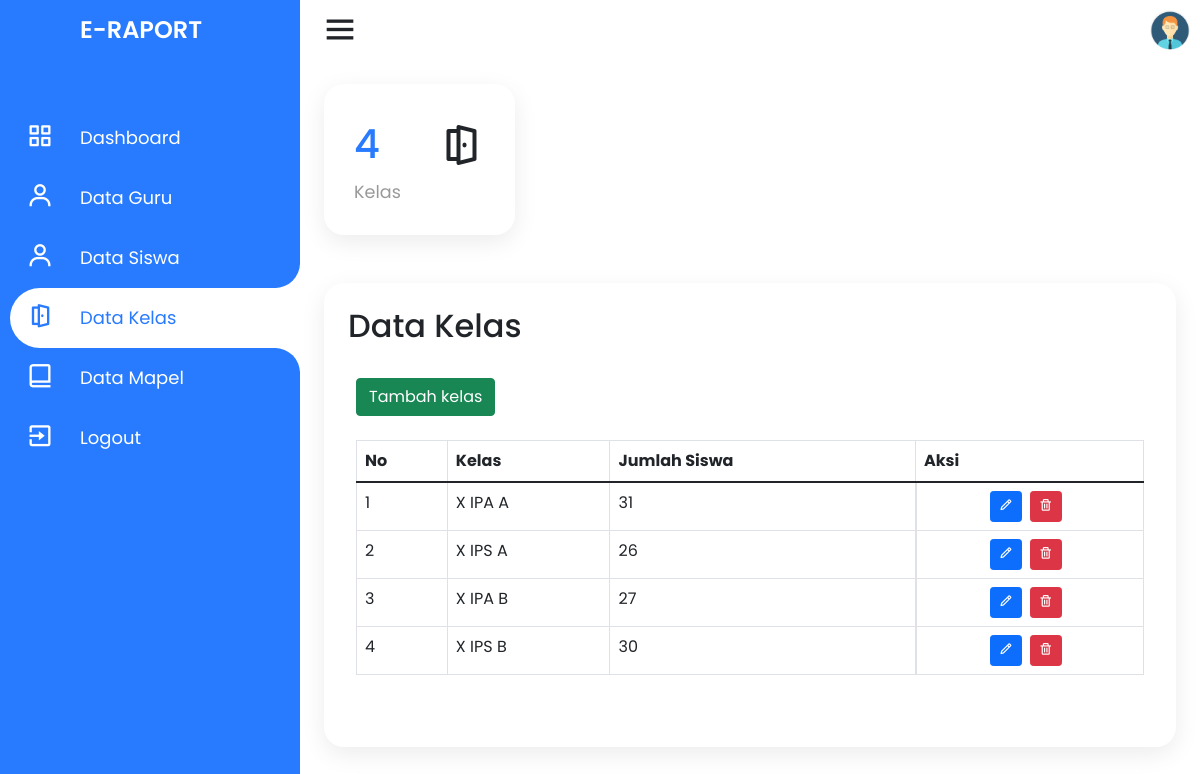
The app's page /admin/data-kelas.php (signed in) with its own data.
### tables this page shows
CREATE TABLE `kelas` (
  `id_kelas` int(11) NOT NULL AUTO_INCREMENT,
  `nama_kelas` varchar(30) NOT NULL,
  `nip` varchar(11) DEFAULT NULL,
  PRIMARY KEY (`id_kelas`),
  KEY `kelas_ibfk_1` (`nip`),
  CONSTRAINT `kelas_ibfk_1` FOREIGN KEY (`nip`) REFERENCES `guru` (`nip`) ON DELETE SET NULL ON UPDATE CASCADE
);

### admin/data-kelas.php (the view, shortened to what this page needs)
<?php
require_once dirname(__FILE__) . '/../connection.php';
$login_as = $_SESSION['login_as'];
if (!isset($_GET['p'])) {
    $page_no = 1;
} else {
    $page_no = $_GET['p'];
}
$records_per_page = 30;
$offset = ($page_no - 1) * $records_per_page;
?>
<!DOCTYPE html>
<html lang="en" dir="ltr">
<head>
    <link rel="stylesheet" href="style.css">
    <link href='https://unpkg.com/boxicons@2.0.7/css/boxicons.min.css' rel='stylesheet'>
    <link href="https://cdn.jsdelivr.net/npm/bootstrap@5.1.3/dist/css/bootstrap.min.css" rel="stylesheet">
    <link rel="stylesheet" href="../assets/css/style.css">
</head>
<body>
    <div class="container">
        <div class="navigation">
            <ul>
                <li>
                    <a href="#">
                        <span class="icon"></span>
                        <h1 class="title">E-Raport</h1>
                    </a>
                </li>
                <li>
                    <a href="../index">
                        <span class="icon"><i class='bx bx-grid-alt'></i></span>
                        <span class="title">Dashboard</span>
                    </a>
                </li>
                <li>
                    <a href="data-guru">
                        <span class="icon"><i class='bx bx-user'></i></span>
                        <span class="title">Data Guru</span>
                    </a>
                </li>
                <li>
                    <a href="data-siswa">
                        <span class="icon"><i class='bx bx-user'></i></span>
                        <span class="title">Data Siswa</span>
                    </a>
                </li>
                <li class="hovered">
                    <a href="data-kelas">
                        <span class="icon"><i class='bx bx-door-open'></i></span>
                        <span class="title">Data Kelas</span>
                    </a>
                </li>
                <li>
                    <a href="data-mapel">
                        <span class="icon"><i class='bx bx-book-alt'></i></span>
                        <span class="title">Data Mapel</span>
                    </a>
                </li>
                <li>
                    <a href="../logout">
                        <span class="icon"><i class='bx bx-exit'></i></span>
                        <span class="title">Logout</span>
                    </a>
                </li>
            </ul>
        </div>
    </div>
    <div class="main">
        <div class="topbar">
            <div class="toggle">
                <i class='bx bx-menu'></i>
            </div>
            <div class="user">
                <?php
                if ($login_as == "siswa") {
                    $pp = "../assets/img/pp/std.png";
                } elseif ($login_as == "guru") {
                    $pp = "../assets/img/pp/guru.png";
                } elseif ($login_as == "admin") {
                    $pp = "../assets/img/pp/admin.png";
                }
                ?>
                <img src="<?php echo $pp; ?>" alt="user">
            </div>
        </div>
        <div class="cardBox">
            <div class="card">
                <div>
                    <?php
                    $result_kelas = $conn->query("SELECT * FROM kelas LIMIT $records_per_page OFFSET $offset");
                    if ($result_kelas && $result_kelas->num_rows > 0) {
                        $result_jml = $conn->query("SELECT COUNT(*) AS total_kelas FROM kelas");
                        $jml = $result_jml->fetch_assoc();
                        echo "<div class='numbers'>${jml['total_kelas']}</div>";
                    }
                    ?>
                    <div class="cardName">Kelas</div>
                </div>
                <div class="iconBx">
                    <i class='bx bx-door-open'></i>
                </div>
            </div>
        </div>
        <div class="konten">
            <h2 class="konten_title">
                Data Kelas
            </h2>
            <div class="konten_isi">
                <div class="konten_pengaturan">
                    <a href="tambah-data-kelas"><button type="button" class="btn btn-success">Tambah
                            kelas</button></a>
                </div>
                <div class="konten_table table-responsive">
                    <table class="table table-bordered">
                        <thead>
                            <tr>
                                <th>No</th>
                                <th>Kelas</th>
                                <th>Jumlah Siswa</th>
                                <th>Aksi</th>
                            </tr>
                        </thead>
                        <tbody>
                            <?php
                            $result_kelas = $conn->query("SELECT * FROM kelas LIMIT $records_per_page OFFSET $offset");
                            if ($result_kelas && $result_kelas->num_rows > 0) {
                                $no = 1;
                                while ($row = $result_kelas->fetch_assoc()) {
                                    $id_kls = $row['id_kelas'];
                                    $result_jml = $conn->query("SELECT COUNT(*) AS total_siswa FROM siswa WHERE id_kelas = $id_kls");
                                    $jml = $result_jml->fetch_assoc();
                                    echo "
                                <tr>
                                    <td>$no</td>
                                    <td>${row['nama_kelas']}</td>
                                    <td>${jml['total_siswa']}</td>
                                    <td class='aksi'>
                                        <a href='ubah-data-kelas?id-kelas=${row['id_kelas']}'><button type='button' data-bs-toggle='tooltip' class='btn btn-primary btn-sm' title='Ubah'><i class='bx bx-pencil'></i></button></a>
                                        <a href='hapus-data-kelas?id-kelas=${row['id_kelas']}'><button type='button' data-bs-toggle='tooltip' class='btn btn-danger btn-sm' title='Hapus'><i class='bx bx-trash'></i></button></a>
                                    </td>
                                </tr>
                                ";
                                    $no++;
                                }
                            }
                            ?>
                        </tbody>
                    </table>
                </div>
            </div>
        </div>
    </div>
</body>
</html>

### assets/css/style.css (style rules this page uses)
* { margin: 0; padding: 0; box-sizing: border-box; font-family: 'Poppins', sans-serif; }
dl, ol, ul { padding: 0; margin: 0; }
:root { --blue: #287bff; --white: #fff; --grey: #f5f5f5; --black1: #222; --black2: #999; --pad-sm: 8px; --pad-md: 16px; --pad-lg: 24px; --pad-xl: 32px; --pad-xxl: 64px; }
body { min-height: 100vh; overflow-x: hidden; }
.container { position: relative; width: 100%; max-width: none; }
.navigation { left: 0; position: fixed; width: 300px; height: 100%; background: var(--blue); border-left: 10px solid var(--blue); transition: .5s; overflow: hidden; padding: 0; margin: 0; }
.navigation ul { position: absolute; top: 0; left: 0; width: 100%; }
.navigation ul li { position: relative; width: 100%; list-style: none; border-top-left-radius: 30px; border-bottom-left-radius: 30px; }
.navigation ul li:hover, .navigation ul li.hovered { background: var(--white); }
.navigation ul li:nth-child(1) { margin-bottom: 40px; pointer-events: none; }
.navigation ul li a { position: relative; display: block; width: 100%; display: flex; text-decoration: none; color: var(--white); }
.navigation ul li:hover a, .navigation ul li.hovered a { color: var(--blue); }
.navigation ul li a .icon { position: relative; display: block; min-width: 60px; height: 60px; line-height: 70px; text-align: center; }
.navigation ul li a .icon .bx { font-size: 1.75em; }
.navigation ul li a .title { position: relative; display: block; padding: 0 10px; height: 60px; line-height: 60px; text-align: start; white-space: nowrap; font-size: 18px; }
.navigation ul li h1 { text-transform: uppercase; font-weight: 600; font-size: 24px !important; }
.navigation ul li:hover a::before, .navigation ul li.hovered a::before { content: ''; position: absolute; right: 0; top: -50px; width: 50px; height: 50px; border-radius: 50%; box-shadow: 35px 35px 0 10px var(--white); pointer-events: none; }
.navigation ul li:hover a::after, .navigation ul li.hovered a::after { content: ''; position: absolute; right: 0; bottom: -50px; width: 50px; height: 50px; border-radius: 50%; box-shadow: 35px -35px 0 10px var(--white); pointer-events: none; }
.main { position: absolute; width: calc(100% - 300px); left: 300px; min-height: 100vh; background: var(--white); transition: .5s; }
.topbar { width: 100%; height: 60px; display: flex; justify-content: space-between; align-items: center; padding: 0 10px; }
.toggle { position: relative; width: 60px; height: 60px; display: flex; justify-content: center; align-items: center; font-size: 2.5em; cursor: pointer; }
.user { position: relative; width: 40px; height: 40px; border-radius: 50%; overflow: hidden; cursor: pointer; }
.user img { position: absolute; top: 0; left: 0; width: 100%; height: auto; object-fit: cover; }
.cardBox { position: relative; width: 100%; padding: var(--pad-lg); display: grid; grid-template-columns: repeat(4, 1fr); grid-gap: 30px; }
.cardBox .card { position: relative; background: var(--white); padding: 30px; border-radius: 20px; display: flex; justify-content: space-between; box-shadow: 0 7px 25px rgba(0, 0, 0, 0.08); flex-direction: unset; border: none; cursor: pointer; transition: .2s; }
.cardBox .card .numbers { position: relative; font-weight: 500; font-size: 2.5em; color: var(--blue); }
.cardBox .card .cardName { color: var(--black2); font-size: 1.1em; margin-top: 5px; }
.cardBox .card .iconBx { font-size: 3em; columns: var(--black2); }
.konten { display: block; padding: var(--pad-lg); margin: var(--pad-lg); position: relative; background: var(--white); border-radius: 20px; box-shadow: 0 7px 25px rgba(0, 0, 0, 0.08); border: none; overflow: hidden; }
.konten .konten_isi { overflow: hidden; padding: var(--pad-sm); }
.konten .konten_title, .konten .konten_isi .konten_pengaturan, .konten .konten_isi .konten_table, .konten .konten_isi .konten_nav { margin-bottom: var(--pad-lg); }
.konten .konten_isi .konten_pengaturan { display: flex; flex-wrap: wrap; align-items: center; }
.konten .konten_isi .dropdown, .konten .konten_isi .konten_table table .aksi a { margin-right: var(--pad-sm); }
.konten .konten_isi .konten_table table .aksi { display: flex; justify-content: center; }
.konten .konten_isi .konten_table table tbody td button { text-align: center; }

### records on screen
kelas: nama_kelas "X IPA A", total_siswa "31"
kelas: nama_kelas "X IPS A", total_siswa "26"
kelas: nama_kelas "X IPA B", total_siswa "27"
kelas: nama_kelas "X IPS B", total_siswa "30"

### other values on screen
jml['total_kelas'] "4"
